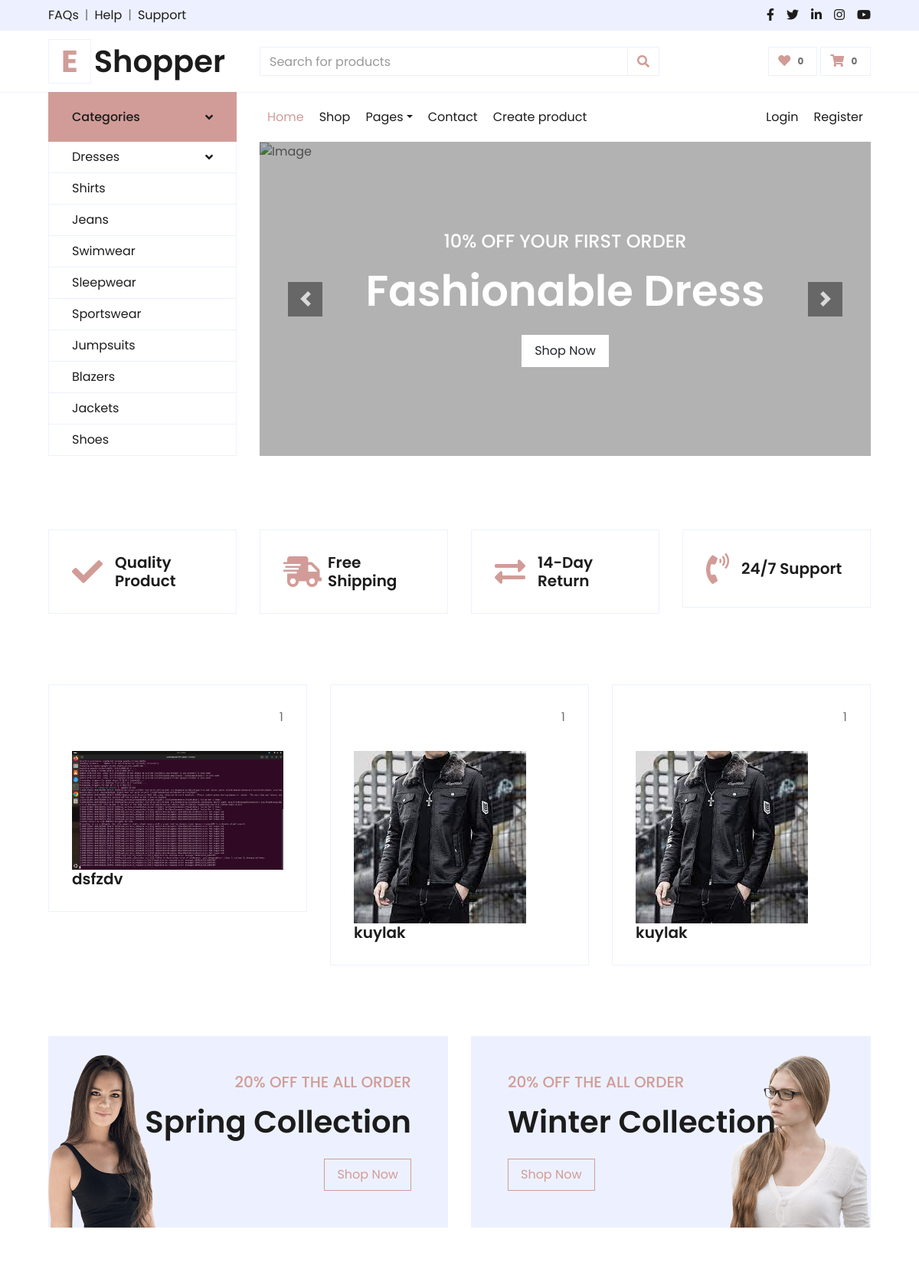
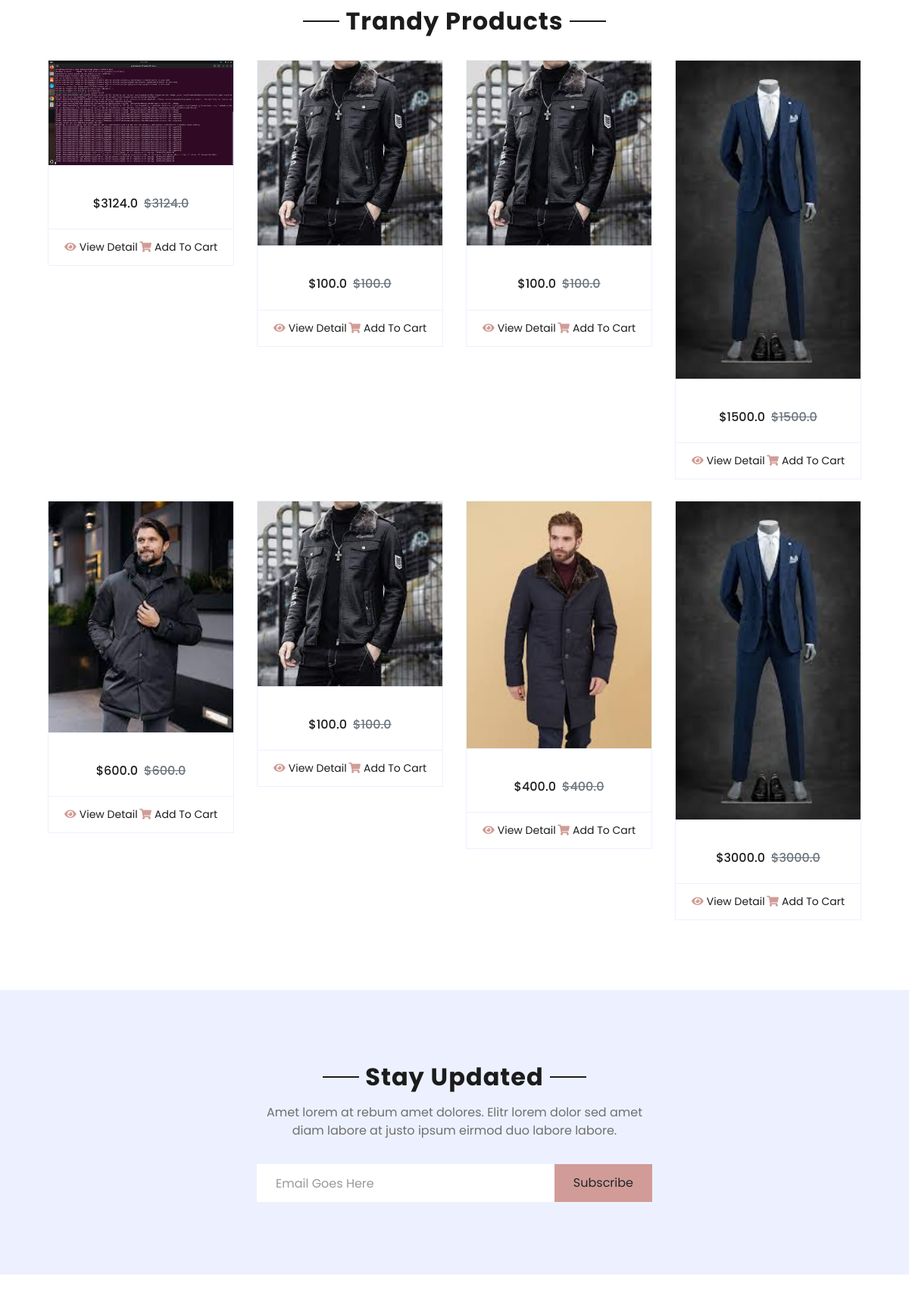
The page / (upper part) on the database its author committed (2 pictures, top to bottom).
### app/models.py (models this page shows)
class Product(models.Model):
    class ChoiceSize(models.TextChoices):
        XS = 'xs'
        X = 'x'
        M = 'm'
        L = 'l'
        XL = 'xl'
    class ChoiceColor(models.TextChoices):
        BLACK = 'Black'
        WHITE = 'White'
        RED = 'Red'
        BLUE = 'Blue'
        GREEN = 'Green'
    image = models.ImageField(upload_to='product/')
    title = models.CharField(max_length=155)
    review = models.IntegerField(default=1, null=True, blank=True)
    price = models.FloatField()
    text = models.TextField()
    choice = models.CharField(max_length=55, choices=ChoiceSize.choices, default=ChoiceSize.XL)
    color = models.CharField(max_length=25, choices=ChoiceColor.choices, default=ChoiceColor.WHITE)
    quantity = models.IntegerField(default=1)
    category = models.ForeignKey('app.Category', on_delete=models.CASCADE)

### app/views.py (the view)
# urls.py: path('', index, name='index'),
def index(request):
    products = Product.objects.order_by('-id')
    context = {
        "products": products
    }
    return render(request, 'app/index.html', context)

### templates/app/index.html (shortened to what this page needs)
{% load static %}
<!DOCTYPE html>
<html lang="en">
<head>
    <link href="https://cdnjs.cloudflare.com/ajax/libs/font-awesome/5.10.0/css/all.min.css" rel="stylesheet">
    <link href="{% static 'lib/owlcarousel/assets/owl.carousel.min.css' %}" rel="stylesheet">
    <link href="{% static 'css/style.css' %}" rel="stylesheet">
</head>
<body>
    <div class="container-fluid">
        <div class="row bg-secondary py-2 px-xl-5">
            <div class="col-lg-6 d-none d-lg-block">
                <div class="d-inline-flex align-items-center">
                    <a class="text-dark" href="">FAQs</a>
                    <span class="text-muted px-2">|</span>
                    <a class="text-dark" href="">Help</a>
                    <span class="text-muted px-2">|</span>
                    <a class="text-dark" href="">Support</a>
                </div>
            </div>
            <div class="col-lg-6 text-center text-lg-right">
                <div class="d-inline-flex align-items-center">
                    <a class="text-dark px-2" href="">
                        <i class="fab fa-facebook-f"></i>
                    </a>
                    <a class="text-dark px-2" href="">
                        <i class="fab fa-twitter"></i>
                    </a>
                    <a class="text-dark px-2" href="">
                        <i class="fab fa-linkedin-in"></i>
                    </a>
                    <a class="text-dark px-2" href="">
                        <i class="fab fa-instagram"></i>
                    </a>
                    <a class="text-dark pl-2" href="">
                        <i class="fab fa-youtube"></i>
                    </a>
                </div>
            </div>
        </div>
        <div class="row align-items-center py-3 px-xl-5">
            <div class="col-lg-3 d-none d-lg-block">
                <a href="" class="text-decoration-none">
                    <h1 class="m-0 display-5 font-weight-semi-bold"><span class="text-primary font-weight-bold border px-3 mr-1">E</span>Shopper</h1>
                </a>
            </div>
            <div class="col-lg-6 col-6 text-left">
                <form action="">
                    <div class="input-group">
                        <input type="text" class="form-control" placeholder="Search for products">
                        <div class="input-group-append">
                            <span class="input-group-text bg-transparent text-primary">
                                <i class="fa fa-search"></i>
                            </span>
                        </div>
                    </div>
                </form>
            </div>
            <div class="col-lg-3 col-6 text-right">
                <a href="" class="btn border">
                    <i class="fas fa-heart text-primary"></i>
                    <span class="badge">0</span>
                </a>
                <a href="" class="btn border">
                    <i class="fas fa-shopping-cart text-primary"></i>
                    <span class="badge">0</span>
                </a>
            </div>
        </div>
    </div>
    <div class="container-fluid mb-5">
        <div class="row border-top px-xl-5">
            <div class="col-lg-3 d-none d-lg-block">
                <a class="btn shadow-none d-flex align-items-center justify-content-between bg-primary text-white w-100" data-toggle="collapse" href="#navbar-vertical" style="height: 65px; margin-top: -1px; padding: 0 30px;">
                    <h6 class="m-0">Categories</h6>
                    <i class="fa fa-angle-down text-dark"></i>
                </a>
                <nav class="collapse show navbar navbar-vertical navbar-light align-items-start p-0 border border-top-0 border-bottom-0" id="navbar-vertical">
                    <div class="navbar-nav w-100 overflow-hidden" style="height: 410px">
                        <div class="nav-item dropdown">
                            <a href="#" class="nav-link" data-toggle="dropdown">Dresses <i class="fa fa-angle-down float-right mt-1"></i></a>
                        </div>
                        <a href="" class="nav-item nav-link">Shirts</a>
                        <a href="" class="nav-item nav-link">Jeans</a>
                        <a href="" class="nav-item nav-link">Swimwear</a>
                        <a href="" class="nav-item nav-link">Sleepwear</a>
                        <a href="" class="nav-item nav-link">Sportswear</a>
                        <a href="" class="nav-item nav-link">Jumpsuits</a>
                        <a href="" class="nav-item nav-link">Blazers</a>
                        <a href="" class="nav-item nav-link">Jackets</a>
                        <a href="" class="nav-item nav-link">Shoes</a>
                    </div>
                </nav>
            </div>
            <div class="col-lg-9">
                <nav class="navbar navbar-expand-lg bg-light navbar-light py-3 py-lg-0 px-0">
                    <div class="collapse navbar-collapse justify-content-between" id="navbarCollapse">
                        <div class="navbar-nav mr-auto py-0">
                            <a href="index.html" class="nav-item nav-link active">Home</a>
                            <a href="{% url 'shop' %}" class="nav-item nav-link">Shop</a>
                            <div class="nav-item dropdown">
                                <a href="#" class="nav-link dropdown-toggle" data-toggle="dropdown">Pages</a>
                            </div>
                            <a href="{% url 'contact' %}" class="nav-item nav-link">Contact</a>
                            <a href="{% url 'create-product' %}" class="nav-item nav-link">Create product</a>
                        </div>
                        {% if user.is_authenticated %}
                            <a href="{% url 'logout' %}" class="nav-item nav-link">Log out</a>
                        {% else %}
                        <div class="navbar-nav ml-auto py-0">
                            <a href="{% url 'login' %}" class="nav-item nav-link">Login</a>
                            <a href="" class="nav-item nav-link">Register</a>
                        </div>
                        {% endif %}
                    </div>
                </nav>
                <div id="header-carousel" class="carousel slide" data-ride="carousel">
                    <div class="carousel-inner">
                        <div class="carousel-item active" style="height: 410px;">
                            <img class="img-fluid" src="https://tvseriesfinale.com/wp-content/uploads/2012/11/merlin59.jpg" alt="Image">
                            <div class="carousel-caption d-flex flex-column align-items-center justify-content-center">
                                <div class="p-3" style="max-width: 700px;">
                                    <h4 class="text-light text-uppercase font-weight-medium mb-3">10% Off Your First Order</h4>
                                    <h3 class="display-4 text-white font-weight-semi-bold mb-4">Fashionable Dress</h3>
                                    <a href="" class="btn btn-light py-2 px-3">Shop Now</a>
                                </div>
                            </div>
                        </div>
                    </div>
                    <a class="carousel-control-prev" href="#header-carousel" data-slide="prev">
                        <div class="btn btn-dark" style="width: 45px; height: 45px;">
                            <span class="carousel-control-prev-icon mb-n2"></span>
                        </div>
                    </a>
                    <a class="carousel-control-next" href="#header-carousel" data-slide="next">
                        <div class="btn btn-dark" style="width: 45px; height: 45px;">
                            <span class="carousel-control-next-icon mb-n2"></span>
                        </div>
                    </a>
                </div>
            </div>
        </div>
    </div>
    <div class="container-fluid pt-5">
        <div class="row px-xl-5 pb-3">
            <div class="col-lg-3 col-md-6 col-sm-12 pb-1">
                <div class="d-flex align-items-center border mb-4" style="padding: 30px;">
                    <h1 class="fa fa-check text-primary m-0 mr-3"></h1>
                    <h5 class="font-weight-semi-bold m-0">Quality Product</h5>
                </div>
            </div>
            <div class="col-lg-3 col-md-6 col-sm-12 pb-1">
                <div class="d-flex align-items-center border mb-4" style="padding: 30px;">
                    <h1 class="fa fa-shipping-fast text-primary m-0 mr-2"></h1>
                    <h5 class="font-weight-semi-bold m-0">Free Shipping</h5>
                </div>
            </div>
            <div class="col-lg-3 col-md-6 col-sm-12 pb-1">
                <div class="d-flex align-items-center border mb-4" style="padding: 30px;">
                    <h1 class="fas fa-exchange-alt text-primary m-0 mr-3"></h1>
                    <h5 class="font-weight-semi-bold m-0">14-Day Return</h5>
                </div>
            </div>
            <div class="col-lg-3 col-md-6 col-sm-12 pb-1">
                <div class="d-flex align-items-center border mb-4" style="padding: 30px;">
                    <h1 class="fa fa-phone-volume text-primary m-0 mr-3"></h1>
                    <h5 class="font-weight-semi-bold m-0">24/7 Support</h5>
                </div>
            </div>
        </div>
    </div>
    <div class="container-fluid pt-5">
        <div class="row px-xl-5 pb-3">
            {% for product in products|slice:':3' %}
                <div class="col-lg-4 col-md-6 pb-1">
                <div class="cat-item d-flex flex-column border mb-4" style="padding: 30px;">
                    <p class="text-right">{{ product.quantity }}</p>
                    <a href="" class="cat-img position-relative overflow-hidden mb-3">
                        <a href="{% url 'shop-details' product.id %}">
                        <a href="{% url 'shop-details' product.id %}">
                        <img class="img-fluid" src="{{ product.image.url }}" alt="">
                    </a>
                    <h5 class="font-weight-semi-bold m-0">{{ product.title }}</h5></a></a>
                </div>
                </div>
            {% endfor %}
        </div>
    </div>
    <div class="container-fluid offer pt-5">
        <div class="row px-xl-5">
            <div class="col-md-6 pb-4">
                <div class="position-relative bg-secondary text-center text-md-right text-white mb-2 py-5 px-5">
                    <img src="{% static 'img/offer-1.png' %}" alt="">
                    <div class="position-relative" style="z-index: 1;">
                        <h5 class="text-uppercase text-primary mb-3">20% off the all order</h5>
                        <h1 class="mb-4 font-weight-semi-bold">Spring Collection</h1>
                        <a href="" class="btn btn-outline-primary py-md-2 px-md-3">Shop Now</a>
                    </div>
                </div>
            </div>
            <div class="col-md-6 pb-4">
                <div class="position-relative bg-secondary text-center text-md-left text-white mb-2 py-5 px-5">
                    <img src="{% static 'img/offer-2.png' %}" alt="">
                    <div class="position-relative" style="z-index: 1;">
                        <h5 class="text-uppercase text-primary mb-3">20% off the all order</h5>
                        <h1 class="mb-4 font-weight-semi-bold">Winter Collection</h1>
                        <a href="" class="btn btn-outline-primary py-md-2 px-md-3">Shop Now</a>
                    </div>
                </div>
            </div>
        </div>
    </div>
    <div class="container-fluid pt-5">
        <div class="text-center mb-4">
            <h2 class="section-title px-5"><span class="px-2">Trandy Products</span></h2>
        </div>
            <div class="row px-xl-5 pb-3">
            {% for product in products|slice:":8" %}
            <div class="col-lg-3 col-md-6 col-sm-12 pb-1">
                <div class="card product-item border-0 mb-4">
                    <div class="card-header product-img position-relative overflow-hidden bg-transparent border p-0">
                        <a href="{% url 'shop-details' product.id %}"><img class="img-fluid w-100" src="{{ product.image.url }}" alt=""></a>
                    </div>
                    <div class="card-body border-left border-right text-center p-0 pt-4 pb-3">
                        <div class="d-flex justify-content-center">
                            <h6>${{ product.price }}</h6><h6 class="text-muted ml-2"><del>${{ product.price }}</del></h6>
                        </div>
                    </div>
                    <div class="card-footer d-flex justify-content-between bg-light border">
                        <a href="" class="btn btn-sm text-dark p-0"><i class="fas fa-eye text-primary mr-1"></i>View Detail</a>
                        <a href="" class="btn btn-sm text-dark p-0"><i class="fas fa-shopping-cart text-primary mr-1"></i>Add To Cart</a>
                    </div>
                </div>
            </div>
        {% endfor %}
        </div>
    </div>
    <div class="container-fluid bg-secondary my-5">
        <div class="row justify-content-md-center py-5 px-xl-5">
            <div class="col-md-6 col-12 py-5">
                <div class="text-center mb-2 pb-2">
                    <h2 class="section-title px-5 mb-3"><span class="bg-secondary px-2">Stay Updated</span></h2>
                    <p>Amet lorem at rebum amet dolores. Elitr lorem dolor sed amet diam labore at justo ipsum eirmod duo labore labore.</p>
                </div>
                <form action="">
                    <div class="input-group">
                        <input type="text" class="form-control border-white p-4" placeholder="Email Goes Here">
                        <div class="input-group-append">
                            <button class="btn btn-primary px-4">Subscribe</button>
                        </div>
                    </div>
                </form>
            </div>
        </div>
    </div>
</body>
</html>

### rows shown on the page
Product: quantity "1", image (picture), title "dsfzdv", price "3124.0"
Product: quantity "1", image (picture), title "kuylak", price "100.0"
Product: quantity "1", image (picture), title "kuylak", price "100.0"
Product: image (picture), price "1500.0"
Product: image (picture), price "600.0"
Product: image (picture), price "100.0"
Product: image (picture), price "400.0"
Product: image (picture), price "3000.0"
